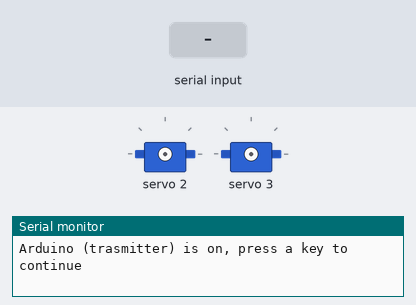
Bench run of a sketch on a simulated Arduino Uno, built with avr-gcc and run on an emulated ATmega328P. On the bench: 2 × servo, the last lines printed to the serial monitor. The inputs (shaded band) are chosen by the test bench.

Above: at 5.9 s.
6.0 s: "1" received over Serial
At 6.4 s:
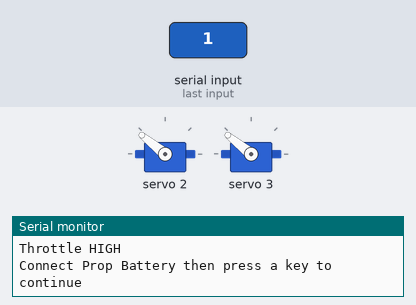
7.5 s: "0" received over Serial
At 12.3 s:
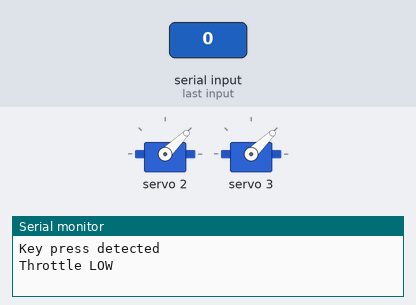
Timing chart, 0 to 13.8 s (numbered marks = the images above; inputs shaded):
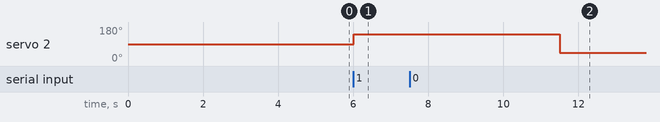

Measured:
- after the input at 6.0 s, servo 2: 90° → 141° at once
- after the input at 7.5 s, servo 2, servo 3: 141° → 44° after 4.0 s

The sketch:

esc_cal_V2.ino
```cpp
// This code is for two ESCs
#include <Wire.h>
#include <Adafruit_PWMServoDriver.h>

Adafruit_PWMServoDriver ESC = Adafruit_PWMServoDriver();

#define SERVO_FREQ 50 // Analog servos run at ~50 Hz updates

uint8_t upperGimbal = 2;
uint8_t lowerGimbal = 3;
uint16_t highThrottle = 2000;
uint16_t lowThrottle = 1000;

void setup()
{
  delay(5000);

  Serial.begin(115200);

  Serial.println("\nArduino (trasmitter) is on, press a key to continue");
  while(!Serial.available());
  while(Serial.available()) Serial.read();

  ESC.begin();
  ESC.setOscillatorFrequency(26500000);
  ESC.setPWMFreq(SERVO_FREQ);  // Analog servos run at ~50 Hz updates

  delay(10);

  Serial.println("Starting ESC Calibration");

  Serial.println("Throttle HIGH");
  ESC.writeMicroseconds(upperGimbal, highThrottle);
  ESC.writeMicroseconds(lowerGimbal, highThrottle);

  Serial.println("\nConnect Prop Battery then press a key to continue");
  while(!Serial.available());
  while(Serial.available()) Serial.read();
  Serial.println("\nKey press detected");
  delay(4000);

  Serial.println("Throttle LOW");
  ESC.writeMicroseconds(upperGimbal, lowThrottle);
  ESC.writeMicroseconds(lowerGimbal, lowThrottle);
  delay(4000);

  Serial.println("ESC Calibrated");
}

void loop()
{

}
```
